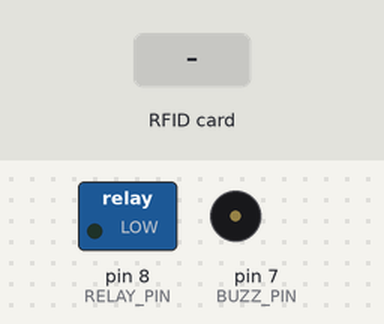
Bench run of a sketch on a simulated Arduino Uno, built with avr-gcc and run on an emulated ATmega328P. On the bench: switched loads named in the sketch (green lamp = pin HIGH), buzzer (waves = sounding, pin HIGH). The test bench sets the inputs (shaded band). Pins used as bus, display or sensor lines are not drawn; what the sketch prints to the serial monitor is not drawn.

Above: at 1.2 s.
1.3 s: RFID card 5E 7A 19 C4 held to the reader
Timing chart, 0 to 4.3 s (numbered marks = the images above; inputs shaded):
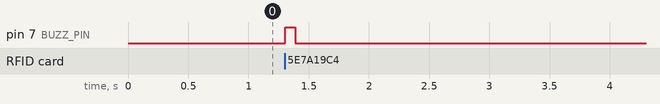

The sketch:

RFID_MOD.ino
```cpp
// (licence header left out)
#include <SPI.h>
#include <MFRC522.h>

#define SS_PIN 10
#define RST_PIN 9
#define BUZZ_PIN 7
#define RELAY_PIN 8
#define DOOR false // Are we going to implement the door open timer?

MFRC522 rfid(SS_PIN, RST_PIN); // Instance of the class

MFRC522::MIFARE_Key key;

// Init array that will store new NUID
byte nuidPICC[4];

void setup()
{
  Serial.begin(9600);
  SPI.begin();     // Init SPI bus
  rfid.PCD_Init(); // Init MFRC522

  pinMode(BUZZ_PIN, OUTPUT);  // Buzzer Pin
  pinMode(RELAY_PIN, OUTPUT); // Relay Pin

  for (byte i = 0; i < 6; i++)
  {
    key.keyByte[i] = 0xFF;
  }
}

void loop()
{

  // Reset the loop if no new card present on the sensor/reader. This saves the entire process when idle.
  if (!rfid.PICC_IsNewCardPresent())
    return;

  // Verify if the NUID has been read
  if (!rfid.PICC_ReadCardSerial())
    return;

  Serial.print(F("PICC: "));
  MFRC522::PICC_Type piccType = rfid.PICC_GetType(rfid.uid.sak);
  Serial.println(rfid.PICC_GetTypeName(piccType));

  // Check is the PICC of Classic MIFARE type
  if (piccType != MFRC522::PICC_TYPE_MIFARE_MINI &&
      piccType != MFRC522::PICC_TYPE_MIFARE_1K &&
      piccType != MFRC522::PICC_TYPE_MIFARE_4K)
  {
    Serial.println(F("ERR:Your tag is not of type MIFARE Classic.:ERR"));
    return;
  }

  // Process card read
  // This is a BUZZER connected to the arduino and buzzes it for 80 ms.
  digitalWrite(BUZZ_PIN, HIGH);
  delay(80);
  digitalWrite(BUZZ_PIN, LOW);

  // Store NUID into nuidPICC array
  for (byte i = 0; i < 4; i++)
  {
    nuidPICC[i] = rfid.uid.uidByte[i];
  }

  // Serial.println(F("The NUID tag is:"));
  Serial.print(F("HEX:"));
  printHex(rfid.uid.uidByte, rfid.uid.size);
  Serial.println();
  Serial.print(F("DEC:"));
  printDec(rfid.uid.uidByte, rfid.uid.size);
  Serial.println();

  // Halt PICC
  rfid.PICC_HaltA();

  // Stop encryption on PCD
  rfid.PCD_StopCrypto1();

  if (DOOR)
  {
    //Read Door Open signal
    while (Serial.available() == 0){}
    String command = Serial.readString();
    //Serial.println("I recieved: " + command);
    //Serial.read(); // Remove any trailing character (NewLine, etc.)

    if (command == "OPEN")
    {
      digitalWrite(RELAY_PIN, HIGH);
      delay(4000);
      digitalWrite(RELAY_PIN, LOW);
    }
  }
  // Halt the program until there is no card on the reader.
  while (rfid.PICC_IsNewCardPresent()){}
  delay(700);
}

/**
   Helper routine to dump a byte array as hex values to Serial.
*/
void printHex(byte *buffer, byte bufferSize)
{
  for (byte i = 0; i < bufferSize; i++)
  {
    Serial.print(buffer[i] < 0x10 ? " 0" : " ");
    Serial.print(buffer[i], HEX);
  }
}

/**
   Helper routine to dump a byte array as dec values to Serial.
*/
void printDec(byte *buffer, byte bufferSize)
{
  for (byte i = 0; i < bufferSize; i++)
  {
    Serial.print(buffer[i] < 0x10 ? " 0" : " ");
    Serial.print(buffer[i], DEC);
  }
}
```

Measured:
- after the input at 1.3 s, pin 7 (BUZZ_PIN): LOW → HIGH at once, → LOW 0.08 s later
